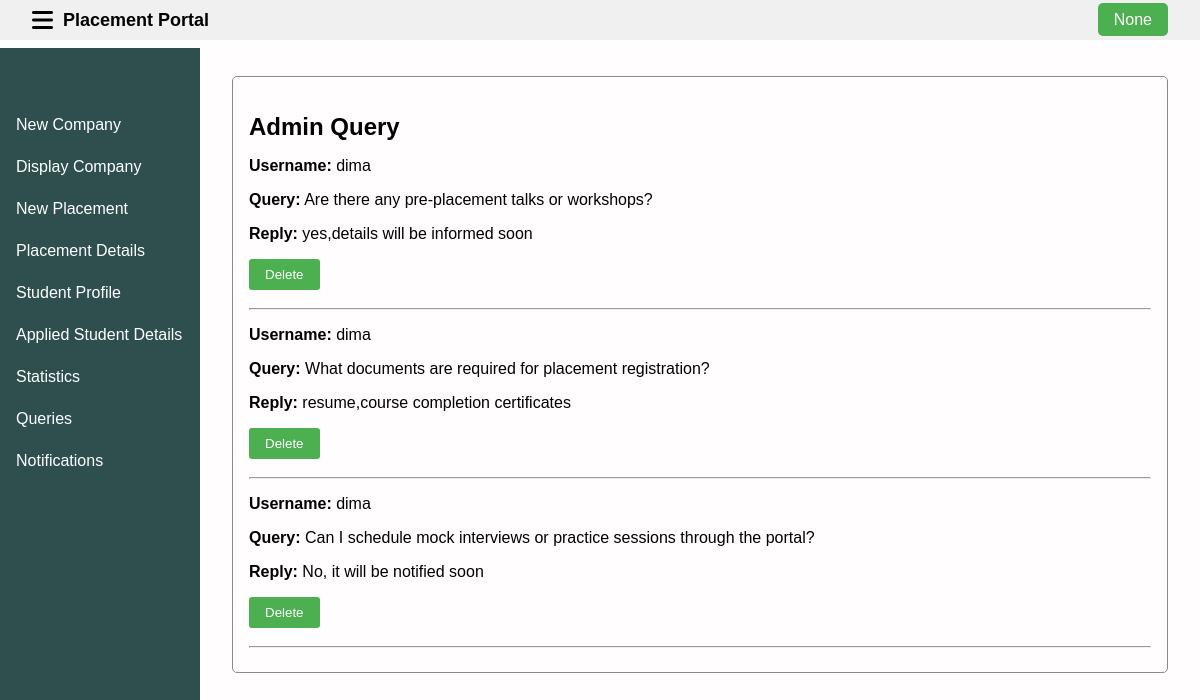
The page /admin_query on the database its author committed.
### app.py (models this page shows)
class UserQuery(db.Model):
    id = db.Column(db.Integer, primary_key=True)
    username = db.Column(db.String(50), nullable=False)
    text = db.Column(db.Text, nullable=False)
    reply = db.Column(db.Text, nullable=True)

### app.py (the view)
@app.route('/admin_query')
def admin_query():
    username = session.get('username')
    submitted_queries = UserQuery.query.all()
    return render_template('admin_query.html', username=username ,submitted_queries=submitted_queries)

### templates/admin_query.html
{% extends 'base_wel.html' %}
{% block head %}
<link rel="stylesheet" href="{{ url_for( 'static' , filename = 'css/style_w.css' ) }}">
{% endblock %}
{% block body %}
<main>
    <section id="admin-query">
        <h2>Admin Query</h2>
        <div id="queries">
            {% for query in submitted_queries %}
                <div class="query">
                    <p><strong>Username:</strong> {{ query.username }}</p>
                    <p><strong>Query:</strong> {{ query.text }}</p>
                    {% if query.reply %}
                        <p><strong>Reply:</strong> {{ query.reply }}</p>
                    {% else %}
                        <form action="/reply_query/{{ query.id }}" method="post">
                            <textarea name="reply" rows="2" cols="50" placeholder="Reply to this query"></textarea><br>
                            <button type="submit">Send Reply</button>
                        </form>
                    {% endif %}
                    <form action="/delete_query/{{ query.id }}" method="post">
                        <button type="submit">Delete</button>
                    </form>
                </div>
                <hr>
            {% endfor %}
        </div>
    </section>
</main>
{% endblock %}

### static/css/style_w.css (style rules this page uses)
body { font-family: sans-serif; margin: 0; padding: 0; background-color: #fffdfdfa; }
main { margin-left: 200px; padding: 1rem 2rem; margin-top: 60px; }
section { margin-bottom: 1rem; padding: 1rem; border: 1px solid #8b8989; border-radius: 5px; }
h2 { margin-bottom: 1rem; }
form { display: flex; flex-wrap: wrap; gap: 1rem; }
button { padding: 0.5rem 1rem; margin-bottom: 10px; border: none; background-color: #4CAF50; color: white; border-radius: 3px; cursor: pointer; }

### rows shown on the page
UserQuery: username "dima", text "Are there any pre-placement talks or workshops?", reply "yes,details will be informed soon"
UserQuery: username "dima", text "What documents are required for placement registration?", reply "resume,course completion certificates"
UserQuery: username "dima", text "Can I schedule mock interviews or practice sessions through the portal?", reply "No, it will be notified soon"

### other values the page prints
{{ username }} "None"
